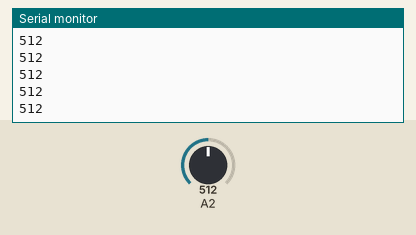
The sketch below on a simulated Arduino Uno, built with avr-gcc and run on an emulated ATmega328P. Shown: the last lines printed to the serial monitor. The test bench sets the inputs (shaded band); at power-on: A2 = 512.

Above: at 1.2 s.
1.3 s: A2 set to 716
At 2.1 s:
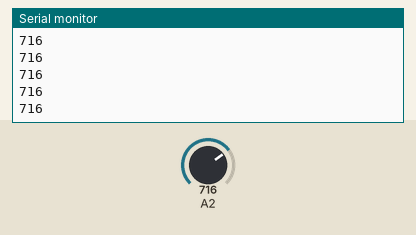
2.8 s: A2 set to 900
At 3.8 s:
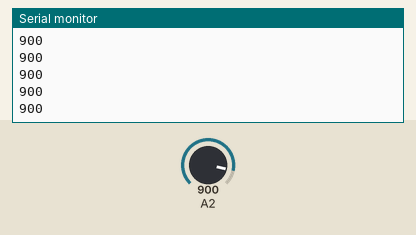
Timing chart, 0 to 5.8 s (numbered marks = the images above; inputs shaded):
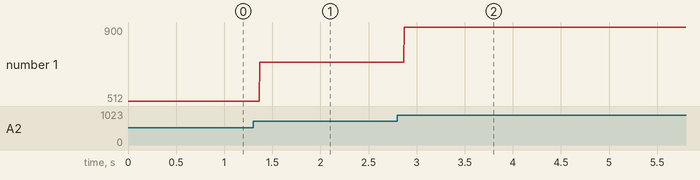

Measured:
- after the input at 1.3 s, the serial monitor: prints a new line after 0.07 s (image 1)
- after the input at 2.8 s, the serial monitor: prints a new line after 0.07 s (image 2)
- plotted number 1: 512 → 716 after the input at 1.3 s, 716 → 900 after the input at 2.8 s

The sketch:

arduino_circuit_test.ino
```cpp
int pinvolt = analogRead(1);

void setup() {

  Serial.begin(9600);
}

void loop() {
  pinvolt = analogRead(2);
  Serial.println (pinvolt);

}
```
